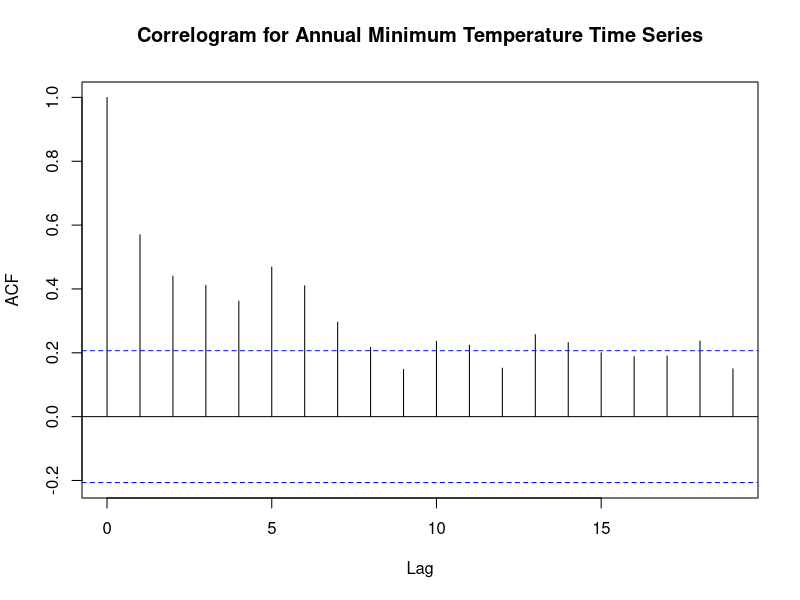
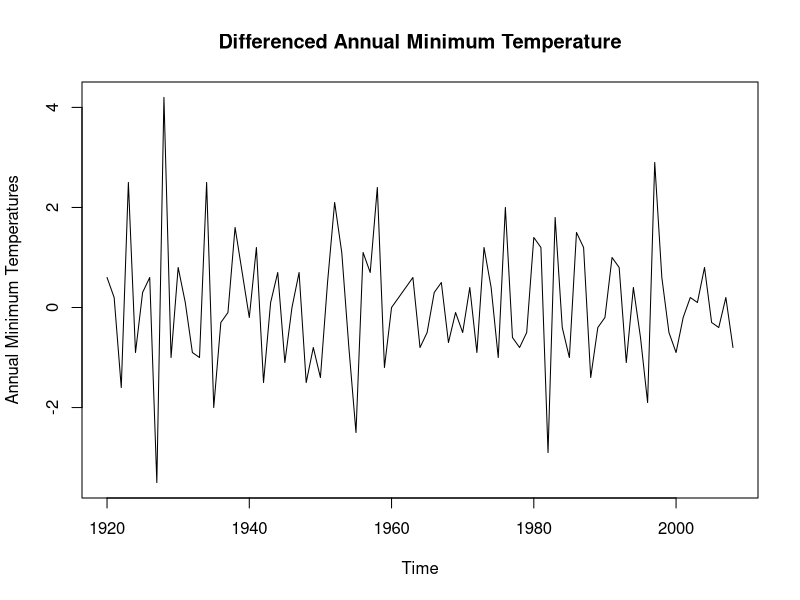
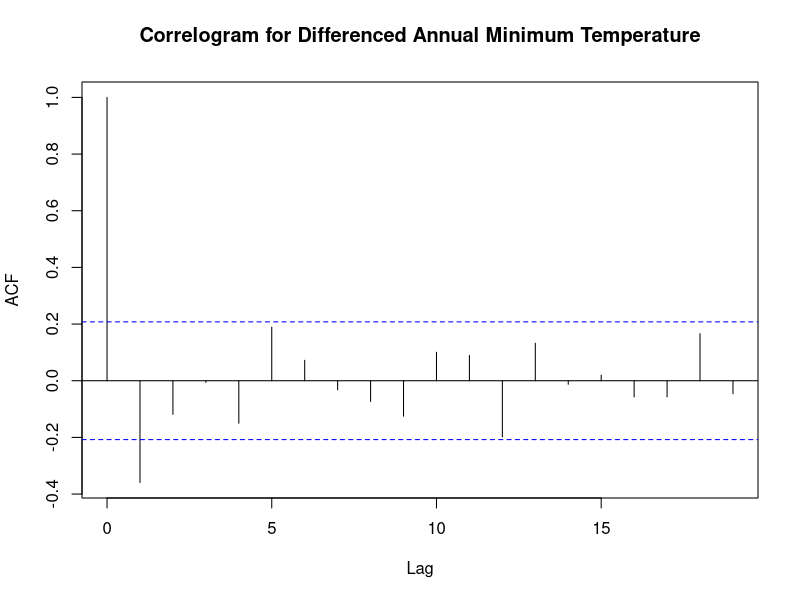
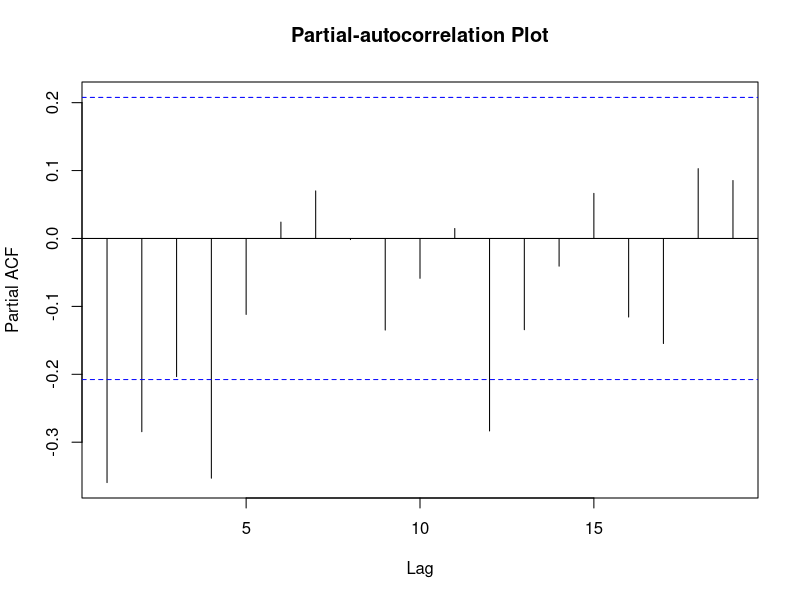
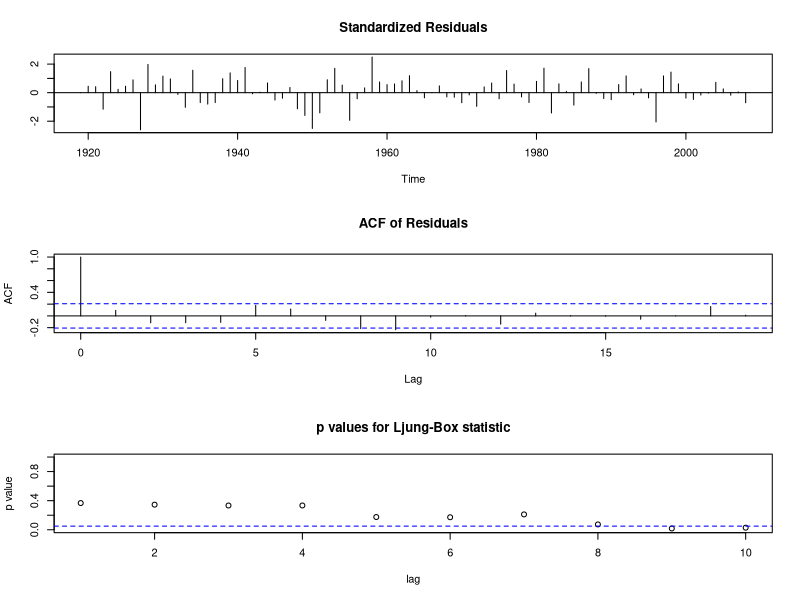

Recreate these plots in R, in order.
## ---- chunk 1
knitr::opts_chunk$set(echo = TRUE)
library(tidyverse)
library(knitr)
library(tseries)
library(zoo)
## ---- chunk 2
data <- read.csv("lab7data.csv",header = TRUE)
annual_ts <- ts(data$Annual, start = c(1919), end = c(2008))
ar1model <- arima(annual_ts, order = c(1,0,0),include.mean = TRUE)
ar1model
## ---- chunk 3
acf(annual_ts,
    main = "Correlogram for Annual Minimum Temperature Time Series")
## ---- chunk 4
diffed_data <- diff(annual_ts, lag = 1, difference = 1)
plot(diffed_data,
     ylab = "Annual Minimum Temperatures",
     main = "Differenced Annual Minimum Temperature")
acf(diffed_data,
    main = "Correlogram for Differenced Annual Minimum Temperature")
pacf(diffed_data,
     main = "Partial-autocorrelation Plot")
## ---- chunk 5
arimamodel <- arima(annual_ts, order = c(0,1,1))
arimamodel
## ---- chunk 6
tsdiag(arimamodel)
